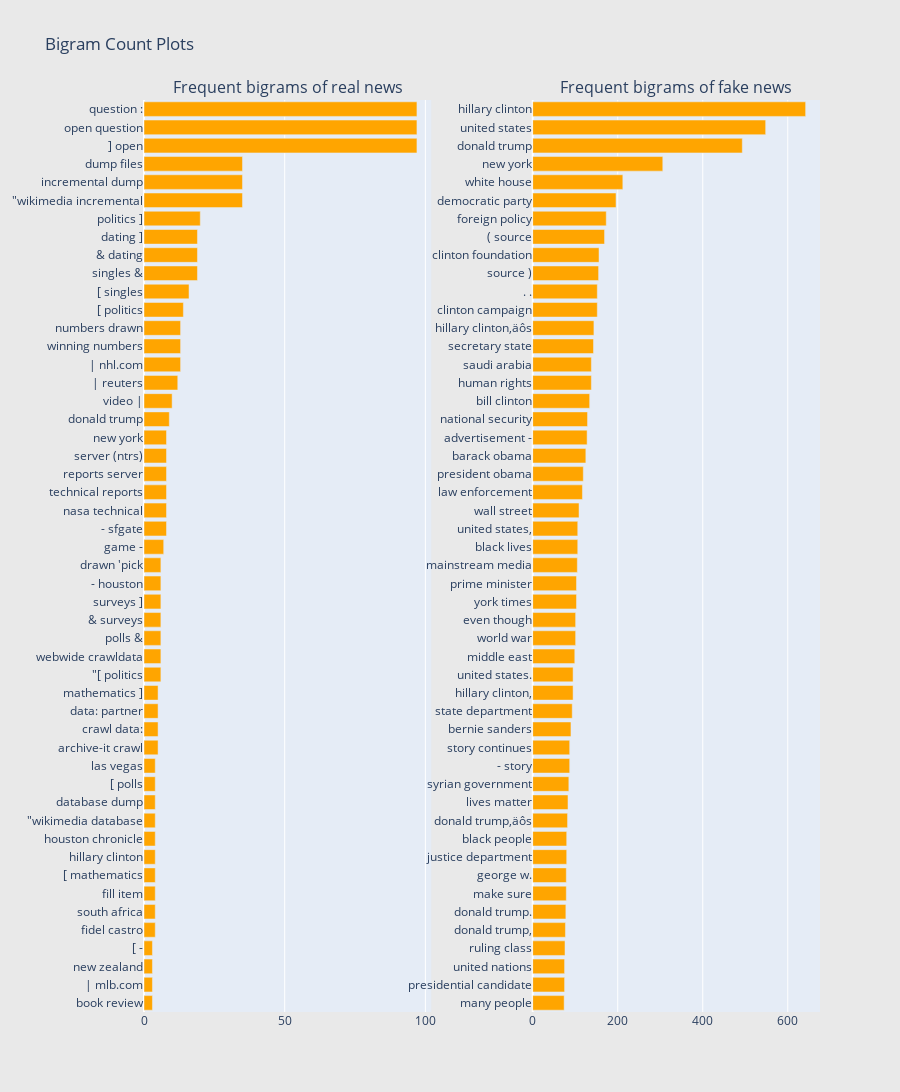

Notebook cell for this chart:
### Markdown cell above
**Observations:**

* Some of the top words are common across both the classes like 'trump', 'elect', 'obama' etc
* The other top words in real news after excluding the common ones at the very top are 'open', 'question' etc
* The other top words in insincere questions after excluding the common ones are 'trump', 'men', 'us' etc <br>

**Now let us also create bigram frequency plots for both the classes separately to get more idea.**

### Code cell
# for colab plotly
configure_plotly_browser_state()

freq_dict = defaultdict(int)
for sent in df_real["text"]:
    for word in generate_ngrams(sent,2):
        freq_dict[word] += 1
fd_sorted = pd.DataFrame(sorted(freq_dict.items(), key=lambda x: x[1])[::-1])
fd_sorted.columns = ["word", "wordcount"]
trace0 = horizontal_bar_chart(fd_sorted.head(50), 'orange')


freq_dict = defaultdict(int)
for sent in df_fake["text"]:
    for word in generate_ngrams(sent,2):
        freq_dict[word] += 1
fd_sorted = pd.DataFrame(sorted(freq_dict.items(), key=lambda x: x[1])[::-1])
fd_sorted.columns = ["word", "wordcount"]
trace1 = horizontal_bar_chart(fd_sorted.head(50), 'orange')

# Creating two subplots
fig = tools.make_subplots(rows=1, cols=2, vertical_spacing=0.04,horizontal_spacing=0.15,
                          subplot_titles=["Frequent bigrams of real news", 
                                          "Frequent bigrams of fake news"])
fig.append_trace(trace0, 1, 1)
fig.append_trace(trace1, 1, 2)
fig['layout'].update(height=1200, width=900, paper_bgcolor='rgb(233,233,233)', title="Bigram Count Plots")
py.iplot(fig, filename='word-plots')

### Figure 1 — Plotly figure (JSON) as saved in the notebook; plotly's stock layout.template omitted (floating-point values rounded to 4 significant figures)
{"data": [{"showlegend": false, "orientation": "h", "yaxis": "y", "y": ["book review", "| mlb.com", "new zealand", "[ -", "fidel castro", "south africa", "fill item", "[ mathematics", "hillary clinton", "houston chronicle", "\"wikimedia database", "database dump", "[ polls", "las vegas", "archive-it crawl", "crawl data:", "data: partner", "mathematics ]", "\"[ politics", "webwide crawldata", "polls &", "& surveys", "surveys ]", "- houston", "drawn 'pick", "game -", "- sfgate", "nasa technical", "technical reports", "reports server", "server (ntrs)", "new york", "donald trump", "video |", "| reuters", "| nhl.com", "winning numbers", "numbers drawn", "[ politics", "[ singles", "singles &", "& dating", "dating ]", "politics ]", "\"wikimedia incremental", "incremental dump", "dump files", "] open", "open question", "question :"], "xaxis": "x", "marker": {"color": "orange"}, "x": [3, 3, 3, 3, 4, 4, 4, 4, 4, 4, 4, 4, 4, 4, 5, 5, 5, 5, 6, 6, 6, 6, 6, 6, 6, 7, 8, 8, 8, 8, 8, 8, 9, 10, 12, 13, 13, 13, 14, 16, 19, 19, 19, 20, 35, 35, 35, 97, 97, 97], "type": "bar"}, {"showlegend": false, "orientation": "h", "yaxis": "y2", "y": ["many people", "presidential candidate", "united nations", "ruling class", "donald trump,", "donald trump.", "make sure", "george w.", "justice department", "black people", "donald trump‚äôs", "lives matter", "syrian government", "- story", "story continues", "bernie sanders", "state department", "hillary clinton,", "united states.", "middle east", "world war", "even though", "york times", "prime minister", "mainstream media", "black lives", "united states,", "wall street", "law enforcement", "president obama", "barack obama", "advertisement -", "national security", "bill clinton", "human rights", "saudi arabia", "secretary state", "hillary clinton‚äôs", "clinton campaign", ". .", "source )", "clinton foundation", "( source", "foreign policy", "democratic party", "white house", "new york", "donald trump", "united states", "hillary clinton"], "xaxis": "x2", "marker": {"color": "orange"}, "x": [74, 75, 75, 76, 77, 78, 79, 79, 80, 80, 82, 83, 85, 87, 87, 90, 93, 95, 95, 99, 101, 101, 103, 103, 105, 106, 106, 109, 117, 119, 125, 128, 129, 134, 138, 138, 143, 144, 152, 152, 155, 156, 169, 173, 196, 212, 306, 493, 548, 642], "type": "bar"}], "layout": {"xaxis": {"domain": [0, 0.425], "anchor": "y"}, "title": {"text": "Bigram Count Plots"}, "paper_bgcolor": "rgb(233,233,233)", "yaxis": {"domain": [0, 1], "anchor": "x"}, "xaxis2": {"domain": [0.575, 1], "anchor": "y2"}, "height": 1200, "width": 900, "yaxis2": {"domain": [0, 1], "anchor": "x2"}, "annotations": [{"yanchor": "bottom", "xref": "paper", "xanchor": "center", "yref": "paper", "text": "Frequent bigrams of real news", "y": 1, "x": 0.2125, "font": {"size": 16}, "showarrow": false}, {"yanchor": "bottom", "xref": "paper", "xanchor": "center", "yref": "paper", "text": "Frequent bigrams of fake news", "y": 1, "x": 0.7875, "font": {"size": 16}, "showarrow": false}]}}
